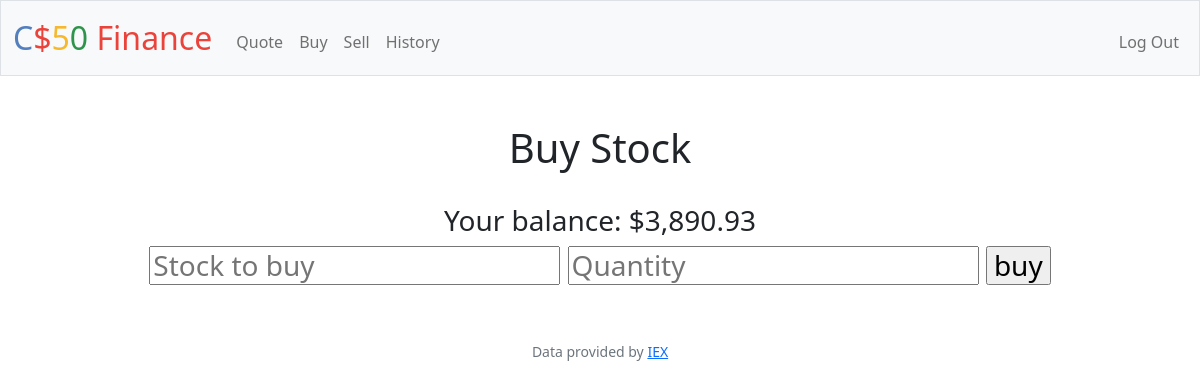
/buy (signed in), run on an earlier commit of the app's database.
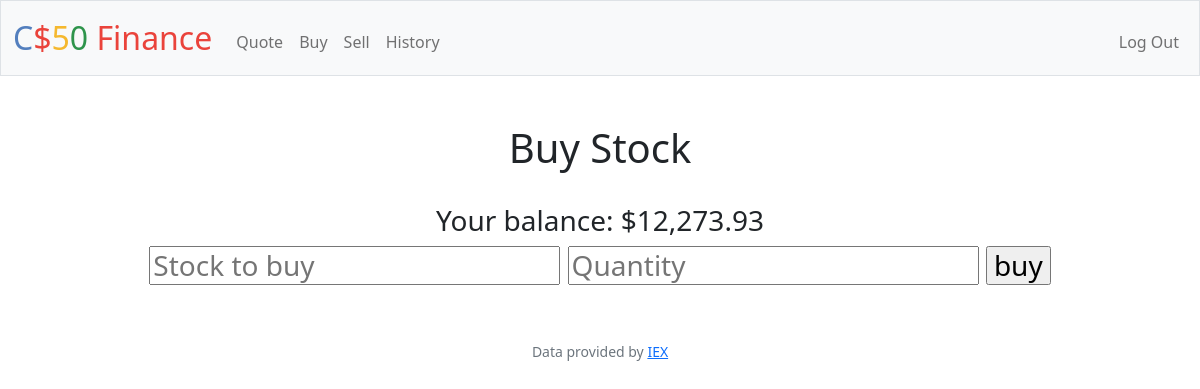
And on a later commit of the database.
### tables this page shows
CREATE TABLE users (id INTEGER PRIMARY KEY AUTOINCREMENT NOT NULL, username TEXT NOT NULL, hash TEXT NOT NULL, cash NUMERIC NOT NULL DEFAULT 10000.00);

### app.py (the view)
@app.route("/buy", methods=["GET", "POST"])
@login_required
def buy():
    balance = db.execute("SELECT cash FROM users WHERE id = ?", session["user_id"])
    """Buy shares of stock"""
    if request.method == "POST":
        stock = lookup(request.form.get("quote"))
        if stock:
            price = float(stock["price"])
            quantity = float(request.form.get("quantity"))
            cost = price * quantity
            print(balance)
            if not cost < float(balance[0]["cash"]):
                return apology("Not enough funds")
            new_balance = float(balance[0]["cash"]) - cost
            stock_check = db.execute("SELECT stock FROM stocks WHERE stock = ? AND person_id =?", stock["symbol"].upper(), session["user_id"])
            db.execute("UPDATE users SET cash = ? where id = ?", new_balance, session["user_id"])
            if not stock_check:
                db.execute("INSERT INTO stocks (stock, person_id, quantity) VALUES(?, ?, ?)",stock["symbol"].upper(), session["user_id"], int(quantity))
                return render_template("buy.html", cash=new_balance)
            current = db.execute("SELECT quantity FROM stocks WHERE stock = ? AND person_id =?", stock["symbol"].upper(), session["user_id"])
            db.execute("UPDATE stocks set quantity = ? WHERE person_id = ?", int(quantity) + current[0]["quantity"], session["user_id"])
            return render_template("buy.html", cash=new_balance)
        else:
            return apology("Stock does not exist")
    else:
        return render_template("buy.html", cash=balance[0]["cash"])

### app.py (called while the page is built)
@app.after_request
def after_request(response):
    response.headers["Cache-Control"] = "no-cache, no-store, must-revalidate"
    response.headers["Expires"] = 0
    response.headers["Pragma"] = "no-cache"
    return response

### helpers.py (called while the page is built)
def login_required(f):
    @wraps(f)
    def decorated_function(*args, **kwargs):
        if session.get("user_id") is None:
            return redirect("/login")
        return f(*args, **kwargs)
    return decorated_function

def usd(value):
    return f"${value:,.2f}"

### templates/buy.html
{% extends "layout.html"%}
{% block main %}
    <h1> Buy Stock </h1>
    <br>
    <form action="/buy" method="post">
        <h3>Your balance: {{ cash | usd }}<h3>
        <input type="text" name="quote" placeholder="Stock to buy" autofocus autocomplete="off">
        <input type="number" min=0 name="quantity" placeholder="Quantity" autocomplete="off">
        <input type="submit" value="buy">
    </form>
{% endblock %}

What changed in the data, as far as the page shows it:
changed users: cash "$3,890.93" → "$12,273.93"
